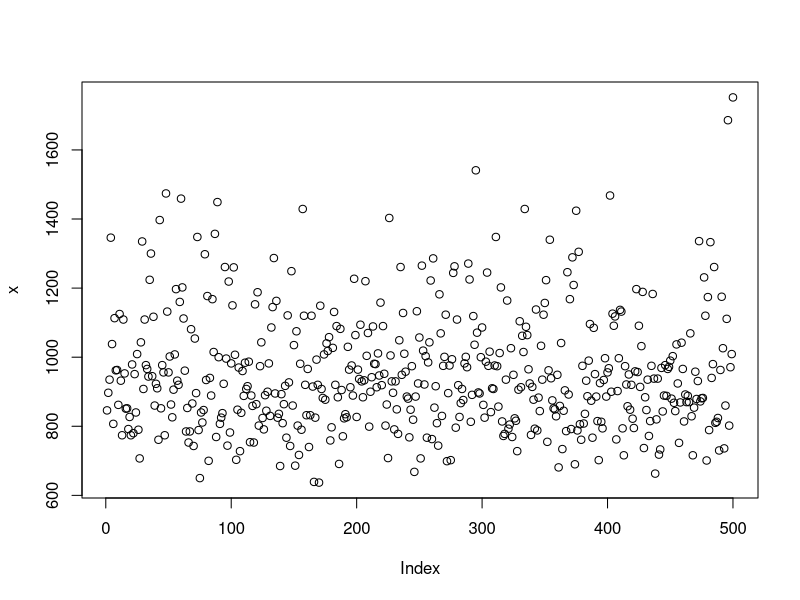
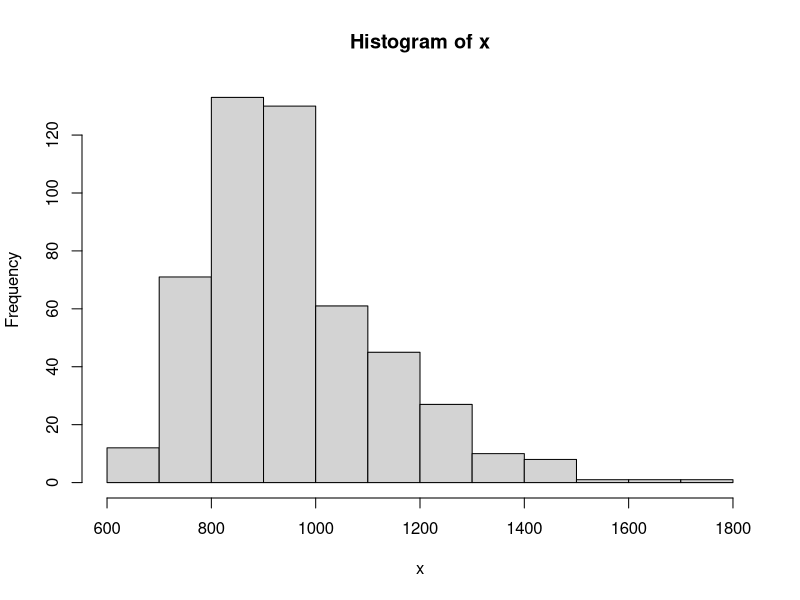

The R source for these figures, in order:
rm(list=ls())

cant_figuritas=670
n=1000 #cantidad de simulaciones con sobres fijos
m=500 #cantidad de simulaciones de cuantos sobres
n_sobres=800

#Funciones
pegar_sobre = function(a,p){
  for (j in 1:5) {
    a[p[j]]=TRUE
  }
  return(a)
}

album_lleno = function(album){
  salida= FALSE
  if (all(album)==1) {
    salida=TRUE
  }
  return(salida)
}

probaconnsobres= function(n, n_sobres){
  exitos=0
  for (k in 1:n) {
    album=rep(FALSE, cant_figuritas)
    for (i in 1:n_sobres) {
      paquete=sample (1:670,5, replace=TRUE) 
      album=pegar_sobre(album,paquete)
    }
    if (album_lleno(album)==1) {
      exitos=exitos+1
    }
  }
  print('La probabilidad estimada de llenar el album con la cantidad de sobres propuesta es ')
  print(exitos/n)
}

cuantossobres=function(cant_figuritas){
  album=rep(FALSE, cant_figuritas)
  sobres=0
  while (album_lleno(album)!=1) {
    paquete=sample (1:670,5, replace=TRUE) 
    album=pegar_sobre(album,paquete)
    sobres=sobres+1
  }
  # print('La cantidad de sobres necesarios para llenar el album fue de')
  # print(sobres)
  return(sobres)
}





#Ejecutar
probaconnsobres(n, n_sobres)
  #Gráfico de sobres:
x=rep(0, m)
for (i in 1:m){
x[i]=cuantossobres(cant_figuritas)
}
plot(x) #x son los sobres necesarios para llenar en album, en cada lugar una simulacion.
hist(x)
quantile(x)